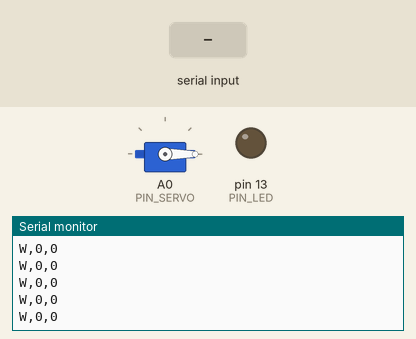
A sketch run on a simulated Arduino Uno, built with avr-gcc and run on an emulated ATmega328P. Shown: servo, output pins drawn as LEDs (lit = HIGH), the last lines printed to the serial monitor. The inputs (shaded band) are chosen by the test bench.

Above: at 1.2 s.
1.3 s: "PING\n" received over Serial
At 1.9 s:
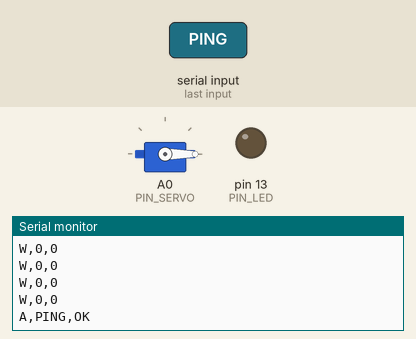
2.8 s: "WATER\n" received over Serial
At 2.96 s:
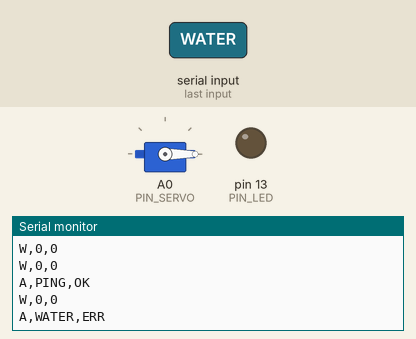
4.3 s: "ON\n" received over Serial
At 4.9 s:
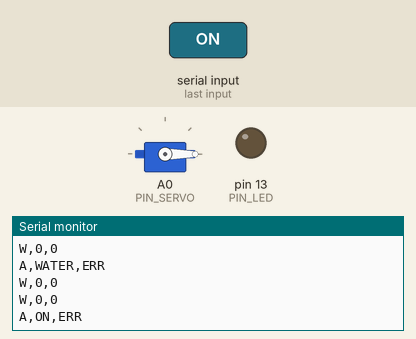

The sketch:

water_servo.ino
```cpp
/*
 * SMART GREENHOUSE - ARDUINO THỨ HAI: SERVO TƯỚI CÂY
 * Đồ án cuối kỳ IoT Programming - IAD591
 *
 * Vai trò: một nút chấp hành riêng cho việc tưới. Nhận lệnh qua Serial (cáp USB nối Raspberry Pi),
 *          điều khiển servo xoay vòi tưới quét qua lại trên luống cây, và báo trạng thái về qua Serial.
 *          Raspberry Pi là bên điều phối: khi Arduino chính báo "bơm đang chạy", Pi gửi WATER=ON cho nút này.
 *
 * Đấu nối:
 *   Servo : Signal (cam) -> A0, đỏ -> 5V, nâu -> GND
 *   USB   : nối vào Raspberry Pi (hoặc máy tính để thử bằng Serial Monitor)
 *   LED có sẵn trên board (D13) sáng trong lúc đang tưới.
 *
 * GIAO THỨC Serial (9600 baud, mỗi bản tin 1 dòng):
 *   Pi -> Arduino 2
 *     WATER=ON | WATER=OFF     bật / tắt tưới
 *     ANGLE=n  (0..180)        đưa servo tới một góc cố định (để cân chỉnh), chỉ khi đang không tưới
 *     PING
 *   Arduino 2 -> Pi
 *     W,<on>,<góc>             mỗi giây: on = 1 đang tưới, 0 nghỉ ; góc hiện tại của servo
 *     E,WBOOT,0                khi khởi động
 *     A,<lệnh>,<OK|ERR>
 *
 * AN TOÀN: nếu đang tưới mà quá 15 giây không nhận lại WATER=ON (Pi treo, rút cáp...) thì tự dừng.
 *          Pi gửi lặp lại trạng thái mong muốn mỗi 2 giây nên bình thường không bao giờ chạm mốc này.
 */

#include <Servo.h>

// ----------------------------- CẤU HÌNH -----------------------------------
const uint8_t PIN_SERVO = A0;
const uint8_t PIN_LED   = LED_BUILTIN;

const uint8_t REST_ANGLE = 0;       // vị trí nghỉ (vòi quay ra ngoài)
const uint8_t SWEEP_MIN  = 40;      // khi tưới: quét qua lại giữa hai góc này
const uint8_t SWEEP_MAX  = 140;
const uint8_t STEP_DEG   = 2;       // mỗi bước 2 độ ...
const uint8_t STEP_MS    = 30;      // ... mỗi 30 ms  (~65 độ/giây)
const unsigned long FAILSAFE_MS = 15000;

// ----------------------------- BIẾN TOÀN CỤC ------------------------------
Servo servo;
bool watering = false;
int angle = REST_ANGLE;
int8_t dir = 1;
unsigned long tStep = 0, tTele = 0, lastOn = 0, lastRx = 0;

const uint8_t CMD_MAX = 20;
char cmdBuf[CMD_MAX];
uint8_t cmdLen = 0;

// ----------------------------- LỆNH ---------------------------------------
void setWatering(bool on) {
  if (on) lastOn = millis();
  if (on == watering) return;
  watering = on;
  digitalWrite(PIN_LED, on);
  if (on) { if (angle < SWEEP_MIN) angle = SWEEP_MIN; dir = 1; }
  else    { angle = REST_ANGLE; }
  servo.write(angle);
  tTele = 0;                        // báo trạng thái mới ngay
}

void handleCommand(char *cmd) {
  bool ok = true;
  char *eq = strchr(cmd, '=');
  const char *val = eq ? eq + 1 : "";
  if (eq) *eq = 0;

  if (!strcmp(cmd, "PING")) {
  } else if (!strcmp(cmd, "WATER")) {
    if (!strcmp(val, "ON")) setWatering(true);
    else if (!strcmp(val, "OFF")) setWatering(false);
    else ok = false;
  } else if (!strcmp(cmd, "ANGLE")) {
    int n = atoi(val);
    if (!watering && n >= 0 && n <= 180) { angle = n; servo.write(angle); } else ok = false;
  } else {
    ok = false;
  }

  if (eq) *eq = '=';
  Serial.print(F("A,")); Serial.print(cmd); Serial.println(ok ? F(",OK") : F(",ERR"));
}

// Lệnh kết thúc khi gặp xuống dòng, hoặc khi không còn ký tự mới trong 100 ms
void pollSerial() {
  while (Serial.available()) {
    char c = Serial.read();
    lastRx = millis();
    if (c == '\r' || c == '\n') {
      if (cmdLen) { cmdBuf[cmdLen] = 0; handleCommand(cmdBuf); cmdLen = 0; }
    } else if (c != ' ' && cmdLen < CMD_MAX - 1) {
      cmdBuf[cmdLen++] = toupper(c);
    }
  }
  if (cmdLen && millis() - lastRx > 100) { cmdBuf[cmdLen] = 0; handleCommand(cmdBuf); cmdLen = 0; }
}

// ----------------------------- SETUP / LOOP -------------------------------
void setup() {
  pinMode(PIN_LED, OUTPUT);
  Serial.begin(9600);
  servo.attach(PIN_SERVO);
  servo.write(REST_ANGLE);
  Serial.println(F("E,WBOOT,0"));
}

void loop() {
  unsigned long now = millis();
  pollSerial();

  if (watering) {
    if (now - lastOn > FAILSAFE_MS) {            // mất liên lạc với Pi -> tự dừng tưới
      setWatering(false);
      Serial.println(F("E,WFAILSAFE,0"));
    } else if (now - tStep >= STEP_MS) {         // quét vòi tưới qua lại
      tStep = now;
      angle += dir * STEP_DEG;
      if (angle >= SWEEP_MAX) { angle = SWEEP_MAX; dir = -1; }
      if (angle <= SWEEP_MIN) { angle = SWEEP_MIN; dir = 1; }
      servo.write(angle);
    }
  }

  if (now - tTele >= 1000 || tTele == 0) {
    tTele = now ? now : 1;
    Serial.print(F("W,")); Serial.print(watering ? 1 : 0); Serial.print(','); Serial.println(angle);
  }
}
```

Measured:
- after the input at 1.3 s, the serial monitor: prints a new line at once (image 1)
- after the input at 2.8 s, the serial monitor: prints a new line at once (image 2)
- after the input at 4.3 s, the serial monitor: prints a new line at once (image 3)
